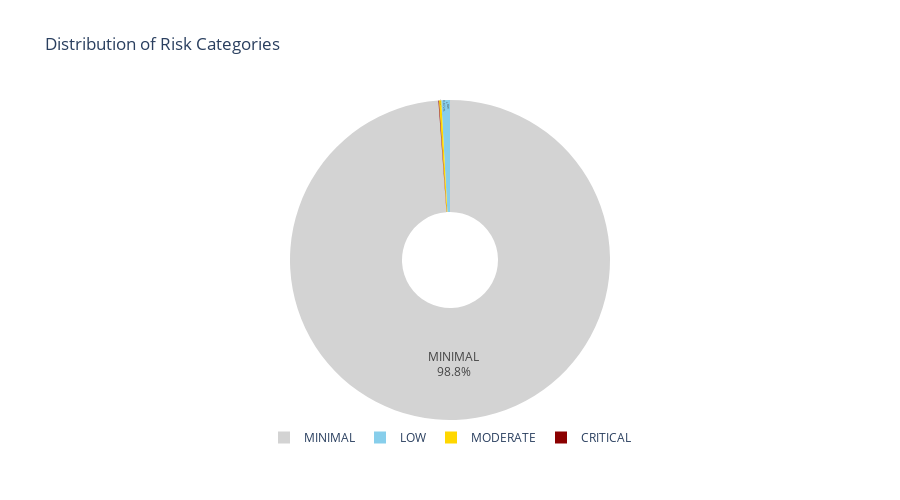

Write notebook code for a chart like this one.
### Code cell
print("Risk Categories Distribution...")

# use plotly for a nicer interactive pie chart
import plotly.express as px

risk_counts = results_df["risk_category"].value_counts().reset_index()
risk_counts.columns = ["Category", "Count"]

# order by severity
category_order = ["CRITICAL", "HIGH", "MODERATE", "LOW", "MINIMAL"]
risk_counts["order"] = risk_counts["Category"].apply(lambda x: category_order.index(x) if x in category_order else 99)
risk_counts = risk_counts.sort_values("order")

# colors for each category
color_map = {
    "CRITICAL": "#8B0000",
    "HIGH": "#FF4500",
    "MODERATE": "#FFD700",
    "LOW": "#87CEEB",
    "MINIMAL": "#D3D3D3"
}

fig = px.pie(
    risk_counts,
    values="Count",
    names="Category",
    title="Distribution of Risk Categories",
    color="Category",
    color_discrete_map=color_map,
    hole=0.3  # makes it a donut chart which looks nicer
)

fig.update_traces(
    textposition="inside",
    textinfo="percent+label",
    hovertemplate="<b>%{label}</b><br>Cities: %{value}<br>Percentage: %{percent}<extra></extra>"
)

fig.update_layout(
    height=500,
    showlegend=True,
    legend=dict(orientation="h", yanchor="bottom", y=-0.1, xanchor="center", x=0.5)
)

fig.show()

print("Done")

### Figure 1 — Plotly figure (JSON) as saved in the notebook; plotly's stock layout.template omitted (floating-point values rounded to 4 significant figures)
{"data": [{"customdata": [["CRITICAL"], ["MODERATE"], ["LOW"], ["MINIMAL"]], "domain": {"x": [0, 1], "y": [0, 1]}, "hole": 0.3, "hovertemplate": "<b>%{label}</b><br>Cities: %{value}<br>Percentage: %{percent}<extra></extra>", "labels": ["CRITICAL", "MODERATE", "LOW", "MINIMAL"], "legendgroup": "", "marker": {"colors": ["#8B0000", "#FFD700", "#87CEEB", "#D3D3D3"]}, "name": "", "showlegend": true, "textinfo": "percent+label", "textposition": "inside", "type": "pie", "values": [1, 4, 15, 1701]}], "layout": {"height": 500, "legend": {"orientation": "h", "tracegroupgap": 0, "x": 0.5, "xanchor": "center", "y": -0.1, "yanchor": "bottom"}, "showlegend": true, "title": {"text": "Distribution of Risk Categories"}}}
